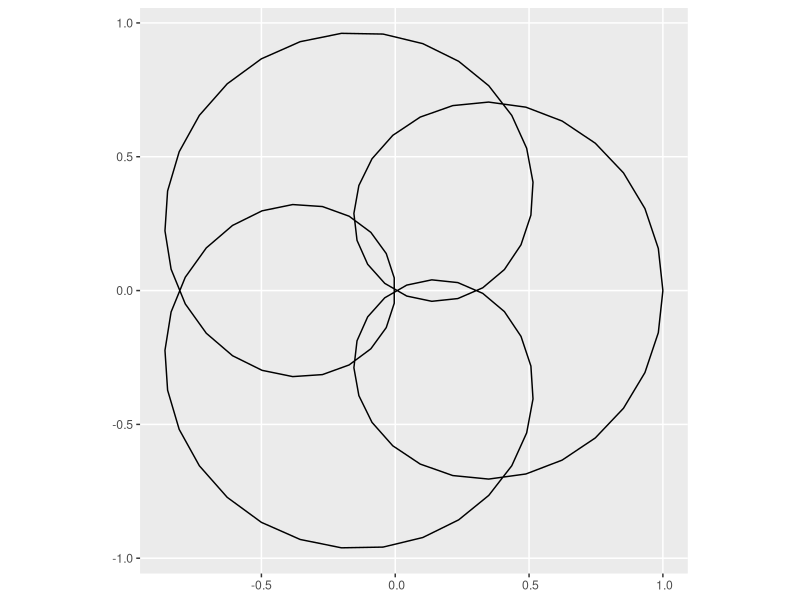

R code for this plot:
#!/usr/bin/env Rscript
# Your code starts here
library(tidyverse)
library(sf)

st_rose = function(x) {
  p = x %>% select(p) %>% pull()
  q = x %>% select(q) %>% pull()
  n = x %>% select(n) %>% pull()
  tibble(theta = seq(0, n * pi, length.out = 100)) %>%
    mutate(r = 1 * cos(p / q * theta)) %>%
    mutate(x = r * cos(theta)) %>%
    mutate(y = r * sin(theta)) %>%
    select(x, y) %>%
    as.matrix() %>%
    list() %>%
    st_multilinestring() %>%
    st_sfc()}

plot <- tibble(p = 3, q = 5) %>% 
  mutate(n = ifelse((p * q) %% 2 == 0, 2 * q, 1 * q)) %>%
  st_rose() %>%
  ggplot() +
  geom_sf()

# Your code ends here
ggsave(filename = commandArgs(trailingOnly = TRUE)[1])
